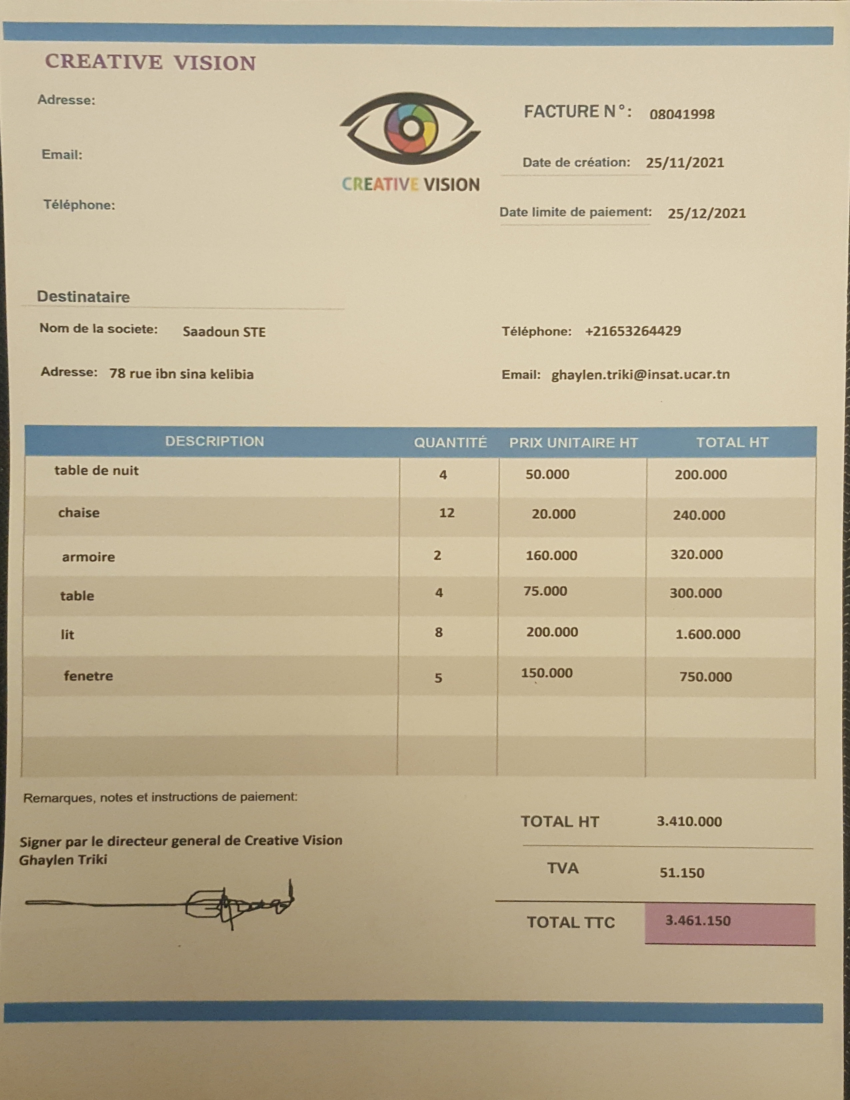
#> input picture Image_apres_scan.jpg, 2550 x 3300 px (shown at 1/3 size)
$ python -i document_scanner.py   (imports and definitions only)
#> lines starting #> are read from the running program, lines starting #| are printed output that depends on the picture
import cv2
import numpy as np

import utlis

# [1 line not run here, left out]

def DocScanner(pathImage,heightImg1=3300,widthImg1=2550,Cap_webcam=0,webCamFeed = False) :
#> called with pathImage = 'Image_apres_scan.jpg', heightImg1 = 3300, widthImg1 = 2550, Cap_webcam = 0, webCamFeed = False
    if webCamFeed:
        cap = cv2.VideoCapture(Cap_webcam)

    while True:

        # img = cv2.imread(pathImage)
        if webCamFeed:
            success, img = cap.read()
        else:
            img = cv2.imread(pathImage)
#> img is the input picture: shape (3300, 2550, 3); mean B, G, R 150.3, 176.3, 188.1

        heightImg, widthImg, c = img.shape
#> heightImg = 3300; widthImg = 2550; c = 3
        widthImg = int(widthImg /2)
#> widthImg = 1275
        heightImg = int(heightImg /2)
#> heightImg = 1650
        img = cv2.resize(img, (widthImg, heightImg))  # RESIZE IMAGE
#> img: shape (1650, 1275, 3)
        imgBlank = np.zeros((heightImg, widthImg, 3), np.uint8)  # CREATE A BLANK IMAGE FOR TESTING DEBUGING IF REQUIRED
        imgGray = cv2.cvtColor(img, cv2.COLOR_BGR2GRAY)  # CONVERT IMAGE TO GRAY SCALE
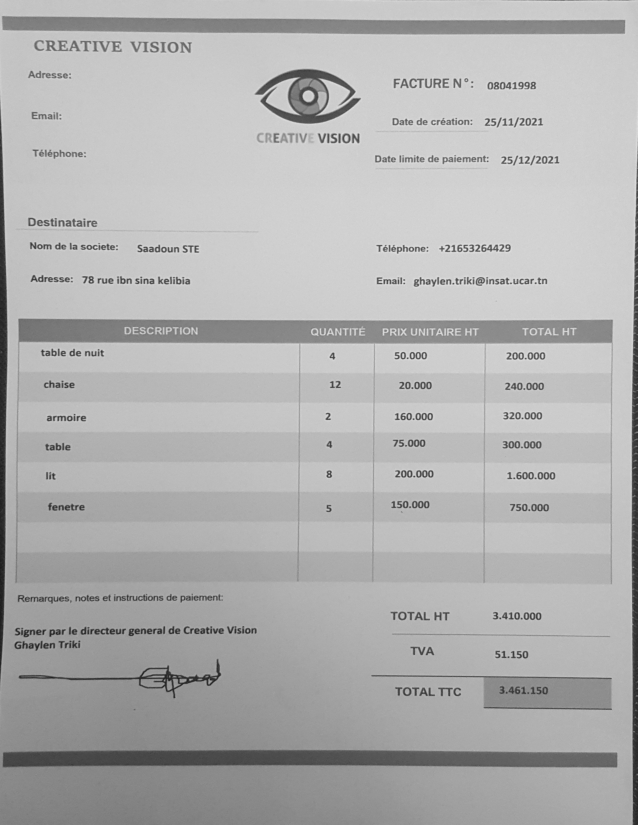
#> imgGray: shape (1650, 1275) (shown at 1/2 size); min 22, max 243, mean 177.1
        imgBlur = cv2.GaussianBlur(imgGray, (5, 5), 1)  # ADD GAUSSIAN BLUR
#> (the run stopped early here; a loop or call above may not have finished)
